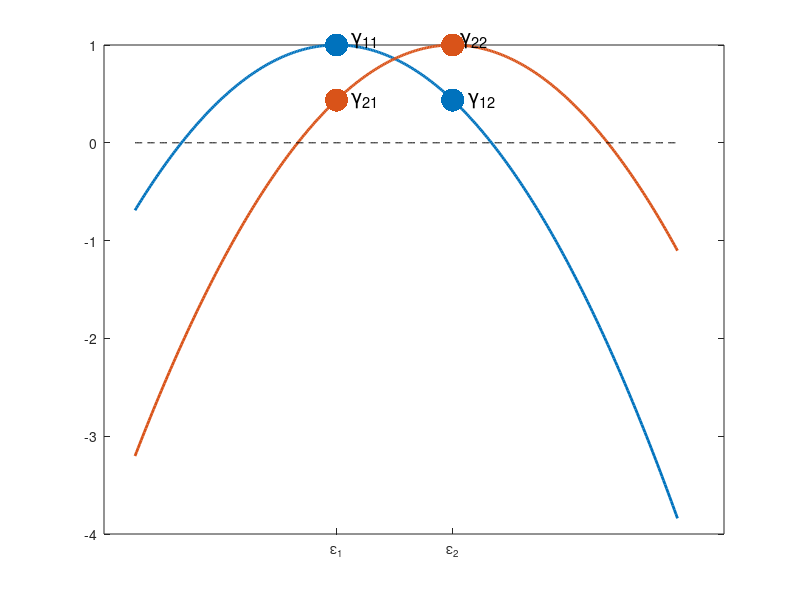

Write MATLAB code to recreate this figure. (Note: this script raises an error after producing the figure.)
clear all
close all


fig1=figure(1);
ax=gca;
x=-1.3:0.01:2.2;

g1=@(y) 1*(1-y.^2);
g2=@(y) 1-(y-0.75).^2;

plot(x,g1(x),'-','LineWidth',2);
ax=gca;
hold 'on';
plot(x,g2(x),'-','LineWidth',2);
plot(x,0*x,'--k');
set(ax,'ColorOrderIndex',1);
plot([0 0.75],[g1(0) g1(0.75)],'.','MarkerSize',50)
text(0.1,1.05*g1(0),'\gamma_{11}','FontSize',15);
text(0.85,g1(0.75),'\gamma_{12}','FontSize',15);
plot([0 0.75],[g2(0) g2(0.75)],'.','MarkerSize',50)
text(0.1,g2(0),'\gamma_{21}','FontSize',15);
text(0.8,1.05*g2(0.75),'\gamma_{22}','FontSize',15);
hold 'off';
xticks([0 0.75]);
xticklabels({'\epsilon_1','\epsilon_2'});
ax.FontSize=20;
myTxtFmt(xlabel('Soil condition'),25,0);
myTxtFmt(ylabel('Intrinsic growth rate'),25,0);
%myTxtFmt(title('(+ +)'),25,0);
%annotation('doublearrow',[0.54 0.78],[0.38 0.38]);
xlim([-1.3 2.2])
ylim([-0.5 1.1])
%text(0.45,-0.2,'\omega','FontSize',25);
print(fig1,'fig3b','-dpng');

fig2=figure(2);
ax=gca;
x=-1.3:0.01:3.2;

g1=@(y) 1*(1-y.^2);
g2=@(y) -1.2*(1-(y-1.2).^2);

plot(x,g1(x),'-','LineWidth',2);
ax=gca;
hold 'on';
plot(x,g2(x),'-','LineWidth',2);
plot(x,0*x,'--k');
set(ax,'ColorOrderIndex',1);
plot([0 1.2],[g1(0) g1(1.2)],'.','MarkerSize',50)
text(0.01,0.9*g1(0),'\gamma_{11}','FontSize',15);
text(0.8,g1(1.2),'\gamma_{12}','FontSize',15);
plot([0 1.2],[g2(0) g2(1.2)],'.','MarkerSize',50)
text(0.1,g2(0),'\gamma_{21}','FontSize',15);
text(0.85,1.05*g2(0.75),'\gamma_{22}','FontSize',15);
hold 'off';
xticks([0 0.75]);
xticklabels({'\epsilon_1','\epsilon_2'});
ax.FontSize=20;
myTxtFmt(xlabel('Soil condition'),25,0);
myTxtFmt(ylabel('Intrinsic growth rate'),25,0);
%myTxtFmt(title('(+ +)'),25,0);
%annotation('doublearrow',[0.54 0.78],[0.38 0.38]);
xlim([-1.3 3.2])
ylim([-1.3 1])
%text(0.45,-0.2,'\omega','FontSize',25);
print(fig2,'fig3c','-dpng');

fig3d=figure(3);
ax=gca;
x=-1.3:0.01:3.2;

g1=@(y) 0.25*(1-y.^2);
g2=@(y) 0.25*(1-(y-2).^2);

plot(x,g1(x),'-','LineWidth',2);
ax=gca;
hold 'on';
plot(x,g2(x),'-','LineWidth',2);
plot(x,0*x,'--k');
set(ax,'ColorOrderIndex',1);
plot([0 2],[g1(0) g1(2)],'.','MarkerSize',50)
text(0.1,0.75*g1(0),'\gamma_{11}','FontSize',15);
text(0.1,g1(2),'\gamma_{12}','FontSize',15);
plot([0 2],[g2(0) g2(2)],'.','MarkerSize',50)
text(2.15,g2(0),'\gamma_{21}','FontSize',15);
text(2.1,0.75*g2(2),'\gamma_{22}','FontSize',15);
hold 'off';
xticks([0 2]);
ax.FontSize=20;
myTxtFmt(xlabel('Soil condition'),25,0);
myTxtFmt(ylabel('Intrinsic growth rate'),25,0);
%myTxtFmt(title('(+ +)'),25,0);
%annotation('doublearrow',[0.54 0.78],[0.38 0.38]);
xlim([-1.3 3.2])
ylim([-1 1.1])
%text(0.45,-0.2,'\omega','FontSize',25);
print(fig3d,'fig3d','-dpng');
